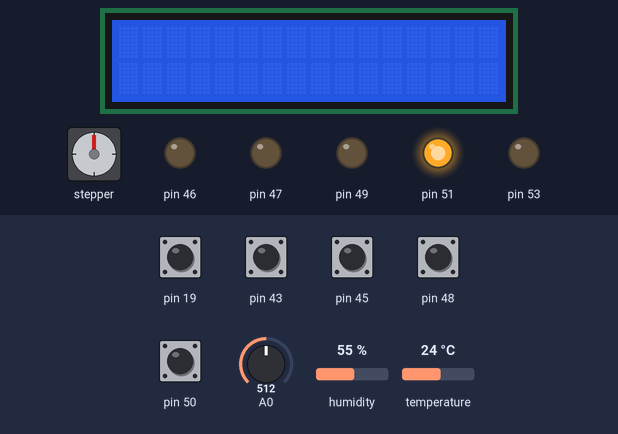
This sketch was run on a simulated Arduino Mega 2560, built with avr-gcc and run on an emulated ATmega2560. Parts: 16×2 character LCD, stepper motor, output pins drawn as LEDs (lit = HIGH). The inputs (shaded band) are chosen by the test bench; at power-on: pin 19, pin 43, pin 45, pin 48, pin 50 HIGH, A0 = 512, humidity 55 %, temperature 24 °C. The local clock reads 2024-03-15 10:24:30 at power-on unless the sketch sets it; stepper angles assume 2048 steps per turn; what the sketch prints to the serial monitor is not drawn.

Above: at 1.2 s.
1.3 s: pin 19 pulled LOW for 0.65 s
At 3.3 s:
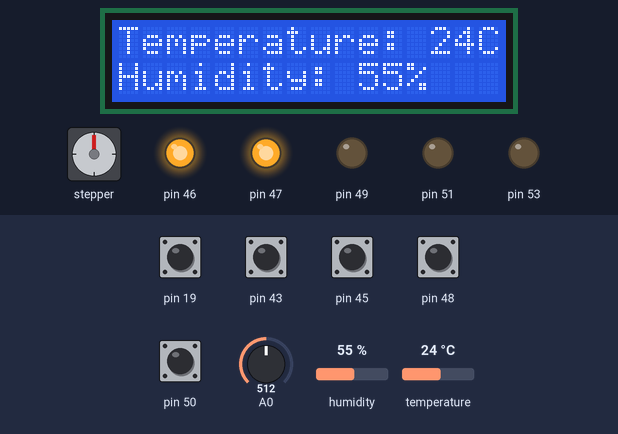
3.7 s: A0 set to 216
5.5 s: A0 set to 186
At 7.3 s:
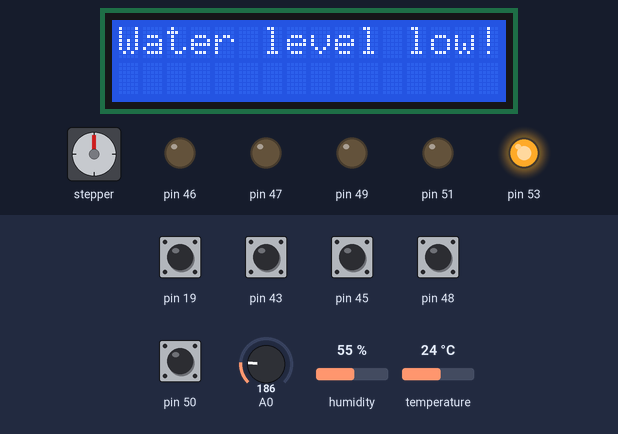
8.5 s: pin 48 pulled LOW for 0.65 s
At 10.2 s:
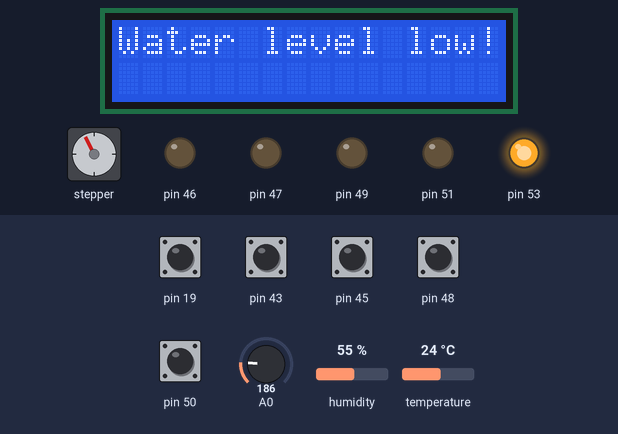
10.6 s: pin 43 pulled LOW for 0.65 s
At 11.7 s:
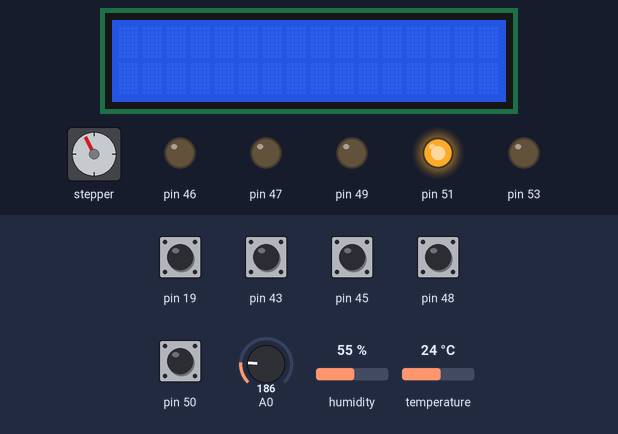
12.7 s: pin 19 pulled LOW for 1 s
At 13.2 s:
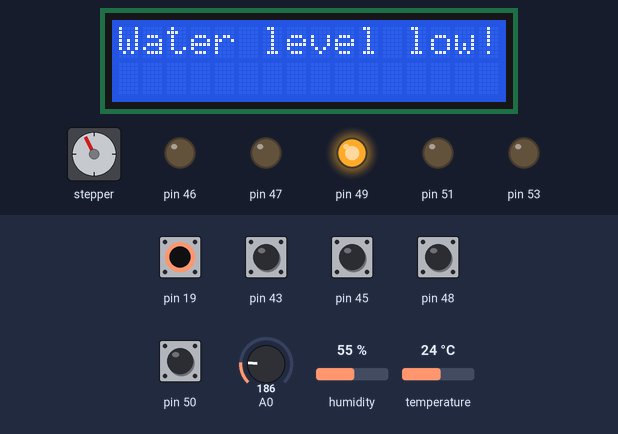
Timing chart, 0 to 15.7 s (numbered marks = the images above; inputs shaded):
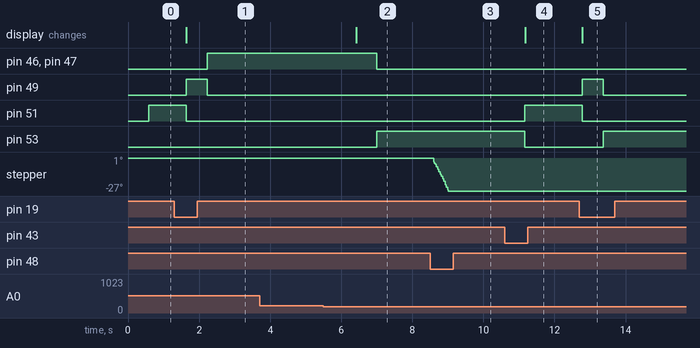

Measured:
- the behaviour switches between 200 and 199 on A0 (found by bisection; images 1 and 2)
- after the input at 1.3 s, pin 46, pin 47: LOW → HIGH after 0.93 s; pin 49: LOW → HIGH after 0.35 s, → LOW 0.58 s later; pin 51: HIGH → LOW after 0.35 s; the display: changes after 0.35 s (image 1)
- after the input at 3.7 s, every drawn part: stays the same
- after the input at 5.5 s, pin 46, pin 47: HIGH → LOW after 1.5 s; pin 53: LOW → HIGH after 1.5 s; the display: changes after 0.92 s (image 2)
- after the input at 8.5 s, stepper: turns 27° counter-clockwise in 0.41 s, starting after 0.10 s
- after the input at 10.6 s, pin 51: LOW → HIGH after 0.57 s; pin 53: HIGH → LOW after 0.57 s; the display: changes after 0.57 s (image 4)
- after the input at 12.7 s, pin 49: LOW → HIGH after 0.09 s, → LOW 0.58 s later; pin 51: HIGH → LOW after 0.09 s; pin 53: LOW → HIGH after 0.67 s; the display: changes after 0.09 s (image 5)

The sketch:

watercooler.ino
```cpp
// CPE 301 Final Project Justyce Hickman Md Islam
// Library Imports
#include <LiquidCrystal.h>
#include <DHT11.h>
#include <Stepper.h>
#include <Wire.h>
#include <DS1307RTC.h>
#include <Time.h>
// Pin Info
// Water sensor on Analog Pin 0
// Temp sensor / humidity sensor on digital pin 13
// LCD pins 12 - 11 - 5 - 4 - 3 - 2
// Stepper pins 23 - 27 - 25 - 29
// Pin 46 motor fan turn off and on
// Pin 48 move motor left
// Pin 50 move motor right
// Pin 53 red led
// Pin 51 yellow led
// Pin 49 green led
// Pin 47 blue led
// Pin 19 start button
// Pin 43 disable button
// Pin 45 reset button
// Pin 20 - SDA pin
// Pin 21 - SCL pin


// Macro Keys

#define DHT11PIN 13
#define WATERSENSORPIN 0

// Variables for Water sensor bit code
#define RDA 0x80
#define TBE 0x20

// Define temp sensor, lcd, stepper

DHT11 dht11(DHT11PIN);
LiquidCrystal lcd(12, 11, 5, 4, 3, 2);
Stepper stepperMotor(2048, 23, 27, 25, 29);

// Define variable for checking if we displayed LCD temp and humidity
bool tempNotDisplayed = false;
unsigned long lastUpdateTime = 0;
unsigned long minuteMS = 60000;


volatile unsigned char *myUCSR0A = (unsigned char *)0x00C0;
volatile unsigned char *myUCSR0B = (unsigned char *)0x00C1;
volatile unsigned char *myUCSR0C = (unsigned char *)0x00C2;
volatile unsigned int  *myUBRR0  = (unsigned int *) 0x00C4;
volatile unsigned char *myUDR0   = (unsigned char *)0x00C6;

volatile unsigned char* my_ADMUX = (unsigned char*) 0x7C;
volatile unsigned char* my_ADCSRB = (unsigned char*) 0x7B;
volatile unsigned char* my_ADCSRA = (unsigned char*) 0x7A;
volatile unsigned int* my_ADC_DATA = (unsigned int*) 0x78;

unsigned char* ddr_b = (unsigned char*) 0x24;
unsigned char* port_b = (unsigned char*) 0x25;
unsigned char* pin_b = (unsigned char*) 0x23;
unsigned char* ddr_h = (unsigned char*) 0x101;
unsigned char* port_h = (unsigned char*) 0x102;
unsigned char* ddr_l  = (unsigned char*) 0x10A;
unsigned char* port_l = (unsigned char*) 0x10B;
unsigned char* pin_l  = (unsigned char*) 0x109;
unsigned char* ddr_d = (unsigned char*) 0x2A;
unsigned char* port_d = (unsigned char*) 0x2B;
unsigned char* pin_d  = (unsigned char*) 0x29;


typedef enum {
  DISABLED,
  IDLE,
  RUNNING,
  ERROR
} SystemState;

SystemState state = DISABLED;

void setup() {
  // Serial rate at 9600
  U0init(9600);
  // Function to setup water reader
  adc_init();
  // Setup lcd
  lcd.begin(16,2);

  Wire.begin();

  setSyncProvider(RTC.get);
  // Set up stepper motor
  stepperMotor.setSpeed(10);
  // Set up two buttons to control motor
  // Pin 48 move step motor left PL1
  *ddr_l &= ~(1 << PL1);
  *port_l |= (1 << PL1);
  // Pin 50 move step motor right PB3
  *ddr_b &= ~(1 << PB3);
  *port_b |= (1 << PB3);
  // Set up led pins
  // Red led pin 53 PB0
  *ddr_b |= (1 << PB0);
  // Yellow led pin 51 PB2
  *ddr_b |= (1 << PB2);
  // Green led pin 49 PL0
  *ddr_l |= (1 << PL0);
  // Blue led pin 47 PL2
  *ddr_l |= (1 << PL2);
  // Set up disable button
  *ddr_l &= ~(1 << PL6);
  *port_l |= (1 << PL6);
  // Set up reset button
  *ddr_l &= ~(1 << PL4);
  *port_l |= (1 << PL4);
  // Set up start button ISR
  *ddr_d &= ~(1 << PD2);
  *port_d |= (1 << PD2);
  attachInterrupt(digitalPinToInterrupt(19), startCooler, FALLING);
}
String getTimestamp(){
  char buffer[12];
  sprintf(buffer, "%02d:%02d:%02d", hour(), minute(), second());
  return String(buffer);
}
void loop() {
  if(!(*pin_l & (1 << PL1)) && state != DISABLED){
    stepperMotor.step(-150);
  }
  if(!(*pin_b & (1 << PB3)) && state != DISABLED){
    stepperMotor.step(150);
  }
  if(!(*pin_l & (1 << PL6))){
    printMessage("State disabled");
    state = DISABLED;
  }
  unsigned int waterValue = adc_read(WATERSENSORPIN);
  unsigned int waterThreshold = 200;
  unsigned int tempThreshold = 17;
  bool waterLevelLow = true;

  int temperature = 0;
  int humidity = 0;
  int result = dht11.readTemperatureHumidity(temperature, humidity);
  lcd.setCursor(0, 0);

    if(!(*pin_l & (1 << PL4)) && state == ERROR){
    state = IDLE;
      lcd.clear();
      lcd.print("Temperature: ");
      lcd.print(temperature);
      lcd.print("C");
      lcd.setCursor(0, 1);
      lcd.print("Humidity: ");
      lcd.print(humidity);
      lcd.print("%");
      printMessage("Set state to IDLE");
  }

  if(waterValue < waterThreshold) {
    lcd.clear();
    lcd.print("Water level low!");
    waterLevelLow = true;
  }
  else {
    waterLevelLow = false;
  }

  if((state == IDLE || state == RUNNING) && !waterLevelLow && result == 0){
    if(tempNotDisplayed || millis() - lastUpdateTime >= minuteMS){
      lastUpdateTime = millis();
      tempNotDisplayed = false;

      lcd.clear();
      lcd.print("Temperature: ");
      lcd.print(temperature);
      lcd.print("C");
      lcd.setCursor(0, 1);
      lcd.print("Humidity: ");
      lcd.print(humidity);
      lcd.print("%");
    }
  }

  switch(state) {
    case DISABLED:
    {
      *port_b |= (1 << PB2);
      *port_l &= ~(1 << PL0);
      *port_l &= ~(1 << PL2);
      *port_b &= ~(1 << PB0);
      analogWrite(46, 0);
      lcd.clear();
    }
    break;
    case IDLE:
    {
      *port_l |= (1 << PL0);
      *port_b &= ~(1 << PB2);
      *port_l &= ~(1 << PL2);
      *port_b &= ~(1 << PB0);
      analogWrite(46, 0);
      if(waterValue < waterThreshold){
        printMessage("Error, water level low! Set State to ERROR");
        state = ERROR;
      }
      else if(temperature > tempThreshold){
        printMessage("Temp > Temp Threshold, Set State to RUNNING");
        state = RUNNING;
      }

    }
    break;
    case RUNNING:
    {
      *port_l |= (1 << PL2);
      *port_b &= ~(1 << PB2);
      *port_l &= ~(1 << PL0);
      *port_b &= ~(1 << PB0);
      analogWrite(46, 255);
      if(temperature <= tempThreshold){
        printMessage("Temperature cooled to limit, Set State to IDLE");
        state = IDLE;
      }
      else if(waterValue < waterThreshold){
        printMessage("Error! Water level low, Set state to ERROR");
        state = ERROR;
      }
    }
    break;
    case ERROR:
    {
      *port_b |= (1 << PB0);
      *port_b &= ~(1 << PB2);
      *port_l &= ~(1 << PL0);
      *port_l &= ~(1 << PL2);
      analogWrite(46, 0);
    }
    break;
  }
}

void printMessage(char msg[]) {
  String t = getTimestamp();
  for (int i = 0; i < t.length(); i++) {
    U0putchar(t[i]);
  }
  U0putchar(' ');
  U0putchar('|');
  U0putchar(' ');
  for (int i = 0; msg[i] != '\0'; i++) {
    U0putchar(msg[i]);
  }
  U0putchar('\n');
}

void startCooler(){
  if(state != DISABLED){

  }
  else{
  state = IDLE;
  printMessage("Set State to Idle");
  lastUpdateTime = 0;
  tempNotDisplayed = true;
  }
}

void adc_init() //write your code after each commented line and follow the instruction
{
  // setup the A register
 // set bit 7 to 1 to enable the ADC
  *my_ADCSRA |= (1 << 7);
 // clear bit 5 to 0 to disable the ADC trigger mode
  *my_ADCSRA &= ~(1 << 5);
 // clear bit 3 to 0 to disable the ADC interrupt
  *my_ADCSRA &= ~(1 << 3);
 // clear bit 0-2 to 0 to set prescaler selection to slow reading
  *my_ADCSRA &= ~0x07;
  *my_ADCSRA |= 0x07;
  // setup the B register
// clear bit 3 to 0 to reset the channel and gain bits
  *my_ADCSRB &= ~(1 << 3);
 // clear bit 2-0 to 0 to set free running mode
  *my_ADCSRB &= ~0x07;
  // setup the MUX Register
 // clear bit 7 to 0 for AVCC analog reference
  *my_ADMUX &= ~(1 << 7);
// set bit 6 to 1 for AVCC analog reference
  *my_ADMUX |= (1 << 6);
  // clear bit 5 to 0 for right adjust result
  *my_ADMUX &= ~(1 << 5);
 // clear bit 4-0 to 0 to reset the channel and gain bits
  *my_ADMUX &= 0xE0;
}
unsigned int adc_read(unsigned char adc_channel_num) //work with channel 0
{
  // clear the channel selection bits (MUX 4:0)
  *my_ADMUX &= 0xE0;

  // clear the channel selection bits (MUX 5) hint: it's not in the ADMUX register
  *my_ADCSRB &= ~(1 << 3);

  // set the channel selection bits for channel 0
  *my_ADMUX |= (adc_channel_num & 0x1F);

  // set bit 6 of ADCSRA to 1 to start a conversion
  *my_ADCSRA |= (1 << 6);
  // wait for the conversion to complete
  while((*my_ADCSRA & 0x40) != 0);
  // return the result in the ADC data register and format the data based on right justification (check the lecture slide)

  *my_ADCSRA |= (1 << 4);   // write 1 to clear ADIF
  unsigned int val = *my_ADC_DATA;
  return val;
}

void U0init(int U0baud)
{
 unsigned long FCPU = 16000000;
 unsigned int tbaud;
 tbaud = (FCPU / 16 / U0baud - 1);
 // Same as (FCPU / (16 * U0baud)) - 1;
 *myUCSR0A = 0x20;
 *myUCSR0B = 0x18;
 *myUCSR0C = 0x06;
 *myUBRR0  = tbaud;
}
unsigned char U0kbhit()
{
  return *myUCSR0A & RDA;
}
unsigned char U0getchar()
{
  return *myUDR0;
}
void U0putchar(unsigned char U0pdata)
{
  while((*myUCSR0A & TBE)==0);
  *myUDR0 = U0pdata;
}
```
